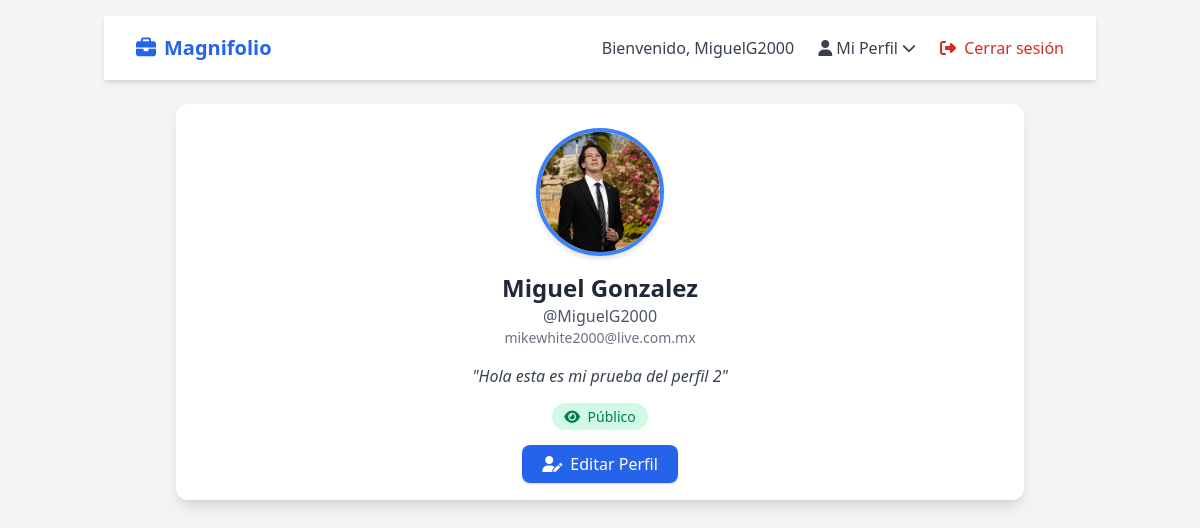
/mi_perfil/ (signed in), run on the app's committed database.
### usuarios/models.py (models this page shows, shortened)
class Usuario(AbstractUser):
    descripcion = models.TextField(max_length=300, null=True, blank=True)
    foto_perfil = models.ImageField(upload_to='fotos/', null=True, blank=True)
    visible = models.BooleanField(default=True)

### usuarios/views.py (the view)
# urls.py: path("mi_perfil/", mi_perfil, name="mi_perfil"),
@login_required
def mi_perfil(request):
    return render(request, 'mi_perfil.html')

### templates/mi_perfil.html
{% extends 'base.html' %}
{% block navbar %}
    {% include 'navbar.html' %}
{% endblock %}
{% block content %}
    <div class="max-w-4xl mx-auto p-6">
        <div class="bg-white rounded-xl shadow-lg p-6 text-center relative">
            <div class="flex justify-center">
                {% if user.foto_perfil %}
                    <img src="{{ user.foto_perfil.url }}" alt="Foto de perfil"
                         class="w-32 h-32 rounded-full object-cover border-4 border-blue-500 shadow-md">
                {% else %}
                    <div class="w-32 h-32 flex items-center justify-center rounded-full bg-gray-200 text-gray-500 text-4xl border-4 border-gray-300 shadow-md">
                        <i class="fa-solid fa-user"></i>
                    </div>
                {% endif %}
            </div>
            <h1 class="text-2xl font-bold text-gray-800 mt-4">{{ user.first_name }} {{ user.last_name }}</h1>
            <p class="text-gray-600">@{{ user.username }}</p>
            <p class="text-sm text-gray-500">{{ user.email }}</p>
            {% if user.descripcion %}
                <p class="mt-4 text-gray-700 italic">"{{ user.descripcion }}"</p>
            {% else %}
                <p class="mt-4 text-gray-400 italic">Sin descripción</p>
            {% endif %}
            <div class="mt-4">
                {% if user.visible %}
                    <span class="px-3 py-1 text-sm rounded-full bg-green-100 text-green-700">
                        <i class="fa-solid fa-eye mr-1"></i> Público
                    </span>
                {% else %}
                    <span class="px-3 py-1 text-sm rounded-full bg-red-100 text-red-700">
                        <i class="fa-solid fa-eye-slash mr-1"></i> Privado
                    </span>
                {% endif %}
            </div>
            <div class="mt-6">
                <a href="{% url 'editar_perfil' %}"
                   class="px-5 py-2 bg-blue-600 text-white rounded-lg shadow hover:bg-blue-700 transition">
                    <i class="fa-solid fa-user-pen mr-1"></i> Editar Perfil
                </a>
            </div>
        </div>
    </div>
{% endblock %}

### templates/navbar.html (shortened to what this page needs)
{% load static %}
<!DOCTYPE html>
<html lang="es">
<head>
    <link href="https://cdn.jsdelivr.net/npm/tailwindcss@2.2.19/dist/tailwind.min.css" rel="stylesheet">
    <link rel="stylesheet" href="https://cdnjs.cloudflare.com/ajax/libs/font-awesome/6.5.1/css/all.min.css">
</head>
<body class="bg-gray-100 text-gray-800">
    <nav class="bg-white shadow-md">
        <div class="max-w-7xl mx-auto px-4 sm:px-6 lg:px-8">
            <div class="flex justify-between h-16">
                <div class="flex items-center">
                    <a href="{% url 'index' %}" class="text-xl font-bold text-blue-600 flex items-center">
                        <i class="fa-solid fa-briefcase mr-2"></i> Magnifolio
                    </a>
                </div>
                <div class="hidden md:flex items-center space-x-6">
                    {% if request.user.is_authenticated %}
                        <span class="text-gray-700">
                            Bienvenido, {{ request.user.username }}
                        </span>
                        <div class="relative">
                            <button id="perfil-btn" class="text-gray-700 hover:text-blue-600 transition flex items-center">
                                <i class="fa-solid fa-user mr-1"></i> Mi Perfil
                                <i class="fa-solid fa-chevron-down ml-1 text-sm"></i>
                            </button>
                        </div>
                        <a href="{% url 'logout' %}" class="text-red-600 hover:text-red-700 transition">
                            <i class="fa-solid fa-right-from-bracket mr-1"></i> Cerrar sesión
                        </a>
                    {% endif %}
                </div>
            </div>
        </div>
    </nav>
</body>
</html>

### data on the page
Usuario: user.username "MiguelG2000", foto_perfil (picture), first_name "Miguel", last_name "Gonzalez", username "MiguelG2000", email "mikewhite2000@live.com.mx", descripcion "Hola esta es mi prueba del perfil 2"
